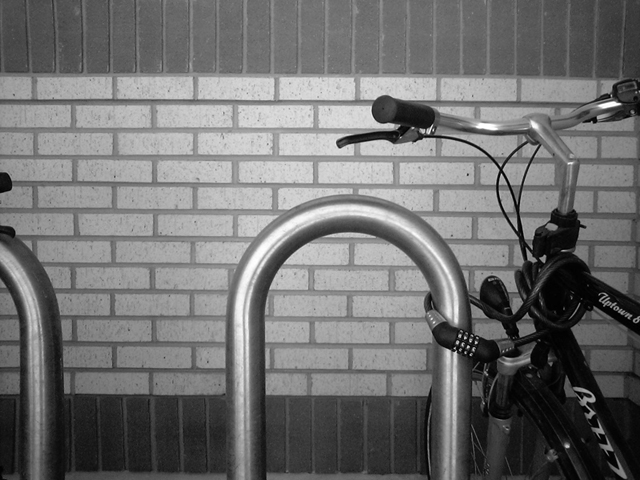
#> input picture dataset/bikesgray.jpg, 640 x 480 px, found by its file name
$ python Prewitt_Sobel_Canny.py
#> lines starting #> are read from the running program, lines starting #| are printed output that depends on the picture; after the words box and inside, x2 and y2 are one past the last pixel; in counts of white or black regions, pixels touching at a corner belong together
import cv2
import numpy as np

img = cv2.resize(cv2.imread("dataset/bikesgray.jpg"),None,fx=0.7,fy=0.7)
#> img: shape (336, 448, 3); min 0, max 255, mean 112.1

kerGx = np.array([[1,0,-1],
                 [ 1,0,-1],
                 [ 1,0,-1]])
kerGy = np.array([[1, 1, 1],
                 [ 0, 0, 0],
                 [-1,-1,-1]])

kerSoGx = cv2.Sobel(img,0,1,0,ksize=3)
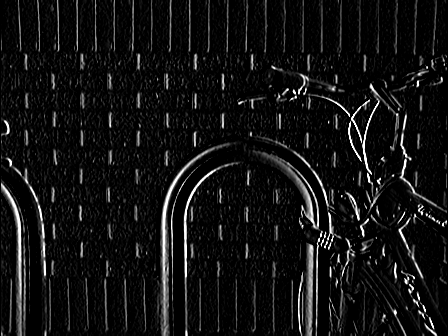
#> kerSoGx: shape (336, 448, 3); min 0, max 255, mean 18.5
kerSoGy = cv2.Sobel(img,0,0,1,ksize=3)
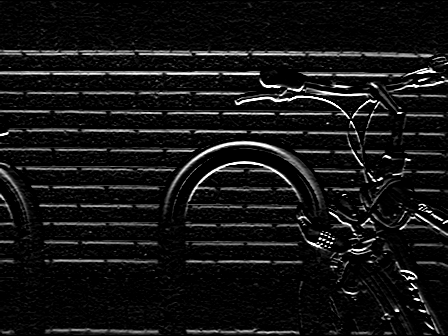
#> kerSoGy: shape (336, 448, 3); min 0, max 255, mean 20.5

resGx = cv2.filter2D(img,0,kerGx)
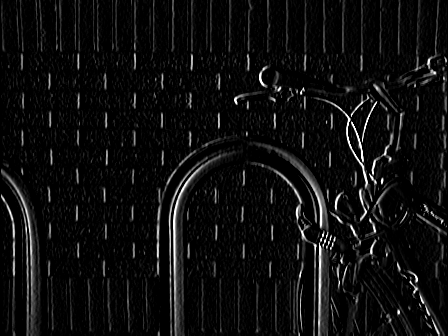
#> resGx: shape (336, 448, 3); min 0, max 255, mean 14.4
resGy = cv2.filter2D(img,0,kerGy)
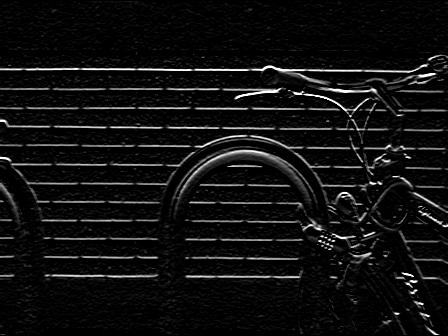
#> resGy: shape (336, 448, 3); min 0, max 255, mean 16.1

resPrewitt = np.absolute(resGx) + np.absolute(resGy)
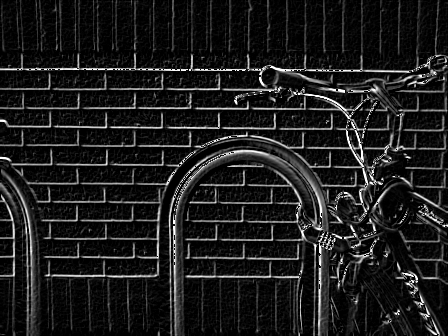
#> resPrewitt: shape (336, 448, 3); min 0, max 255, mean 28.7
resSobel = np.absolute(kerSoGx) + np.absolute(kerSoGy)
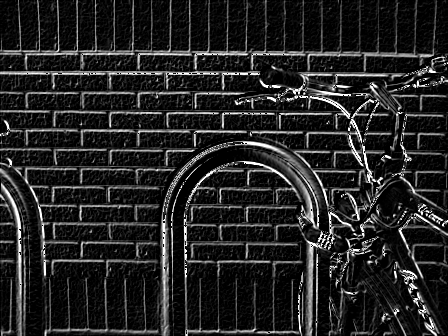
#> resSobel: shape (336, 448, 3); min 0, max 255, mean 36.2
resCanny = cv2.Canny(img,threshold1=100,threshold2=250)
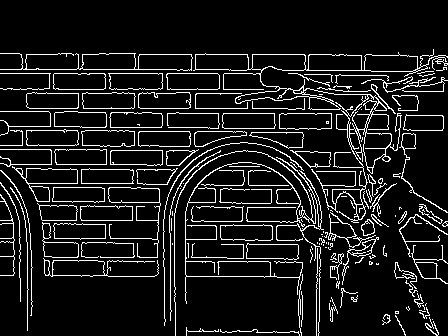
#> resCanny: shape (336, 448); 10.1% white in thin lines or dots, all inside (x1, y1, x2, y2) = (0, 49, 448, 336)
cv2.imshow("Original",img)
cv2.imshow("Prewitt",resPrewitt)
cv2.imshow("Sobel",resSobel)
cv2.imshow("Canny",resCanny)
cv2.waitKey(0)
cv2.destroyAllWindows()
